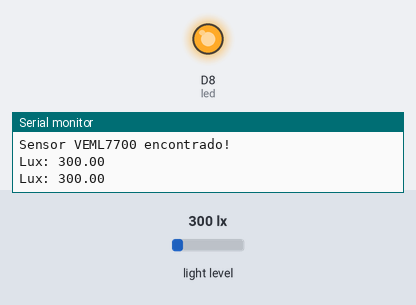
This sketch was run on a simulated ESP8266 (NodeMCU). On the bench: output pins drawn as LEDs (lit = HIGH), the last lines printed to the serial monitor. The inputs (shaded band) are chosen by the test bench; at power-on: light level 300 lx.

Above: at 1.8 s.
1.9 s: light level set to 677 lx
3.4 s: light level set to 720 lx
At 4.8 s:
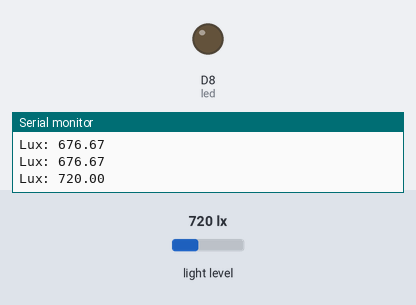
5.5 s: light level set to 40 lx
At 6.4 s:
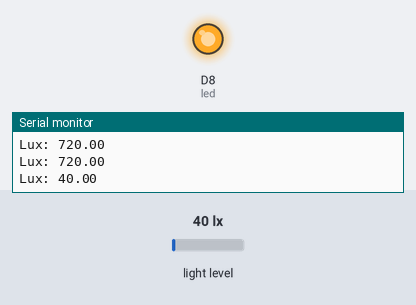
7.5 s: light level set to 1000 lx
At 9.1 s:
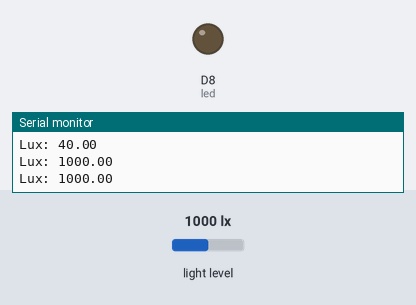
Timing chart, 0 to 10.5 s (numbered marks = the images above; inputs shaded):
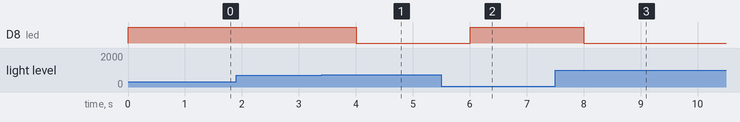

The sketch:

VEML_LedStripe.ino
```cpp
#include <Wire.h>
#include "Adafruit_VEML7700.h"

Adafruit_VEML7700 veml7700;

const int led = D8;     // Pin donde está conectada la tira de leds

void setup() {
  Serial.begin(9600);

  pinMode(led, OUTPUT);     // Configura el pin como salida

  if (!veml7700.begin()) {
    Serial.println("No se pudo encontrar el sensor VEML7700");
    while (1);
  }

  Serial.println("Sensor VEML7700 encontrado!");
}

void loop() {
  float lux = veml7700.readLux();
  Serial.print("Lux: ");
  Serial.println(lux);

  if (lux <= 700) digitalWrite(led, HIGH);
  else digitalWrite(led, LOW);

  delay(1000); // Espera un segundo antes de realizar la próxima lectura
}
```

Measured:
- the behaviour switches between 700 and 701 lx on light level (found by bisection; images 0 and 1)
- after the input at 3.4 s, D8 (led): HIGH → LOW after 0.60 s
- after the input at 5.5 s, D8 (led): LOW → HIGH after 0.51 s
- after the input at 7.5 s, D8 (led): HIGH → LOW after 0.51 s
